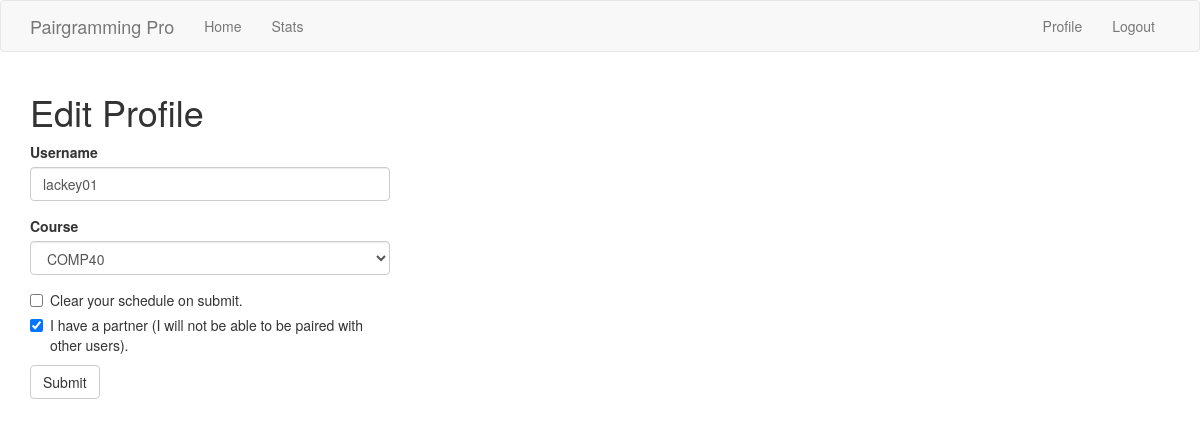
Before: /edit_profile (signed in) with the older database file.
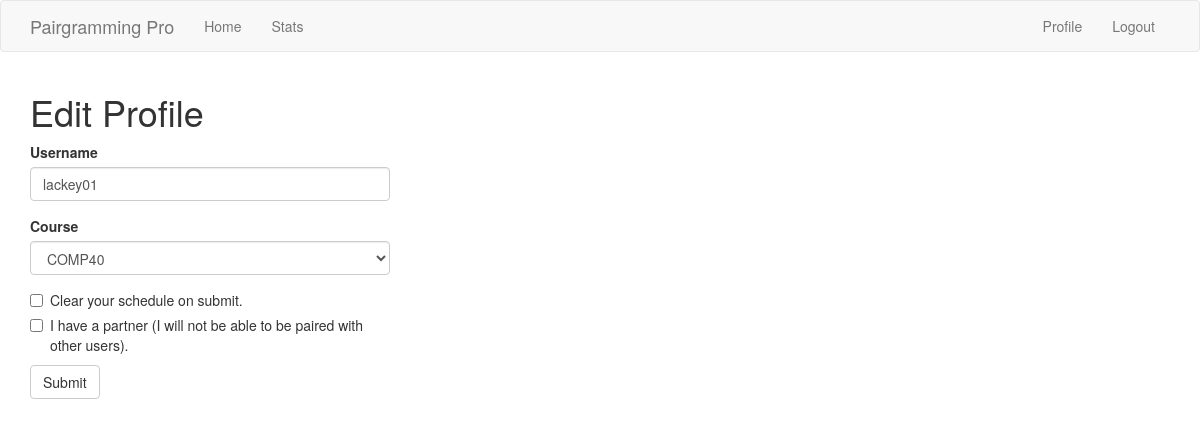
After: the same page with the newer database file.
### app/models.py (models this page shows, shortened)
class User(UserMixin, db.Model):
    id = db.Column(db.Integer, primary_key=True)
    username = db.Column(db.String(128), index=True, unique=True)
    email = db.Column(db.String(128), index=True, unique=True)
    s_id = db.Column(db.Integer, db.ForeignKey('school.id'))
    c_id = db.Column(db.Integer, db.ForeignKey('course.id'))
    password_hash = db.Column(db.String(128))
    free_times = db.relationship('FreeInterval', backref='author', lazy='dynamic')
    taken = db.Column(db.Boolean)
    partner = db.Column(db.String(128))

### app/routes.py (the view)
@app.route('/edit_profile', methods=['GET', 'POST'])
@login_required
def edit_profile():
    if current_user.attending:
        form = EditProfileForm(current_user.username, current_user.attending.name, taken=current_user.taken)
    else:
        form = EditProfileForm(current_user.username, taken=current_user.taken)
    if form.validate_on_submit():
        DM.edit(db, current_user, form)
        flash('Your changes have been saved.')
        return redirect(url_for('index'))
    elif request.method == 'GET':
        form.username.data = current_user.username
    return render_template('edit_profile.html', title='Edit Profile', form=form)

### app/forms.py (shortened to what this page needs)
class EditProfileForm(FlaskForm):
    username = StringField('Username', validators=[DataRequired()])
    course = SelectField('Course', choices=DM.choices_format(Choices.courses), validators=[DataRequired()])
    clear = BooleanField('Clear your schedule on submit.')
    taken = BooleanField('I have a partner (I will not be able to be paired with other users).')
    submit = SubmitField('Submit')
    def __init__(self, original_username, original_school, *args, **kwargs):
        super(EditProfileForm, self).__init__(*args, **kwargs)
        self.original_username = original_username
        self.original_school = original_school

### app/models.py (called while the page is built)
@login.user_loader
def load_user(id):
    return User.query.get(int(id))

### app/templates/edit_profile.html
{% extends "base.html" %}
{% import 'bootstrap/wtf.html' as wtf %}
{% block app_content %}
    <h1>Edit Profile</h1>
    <div class="row">
        <div class="col-md-4">
            {{ wtf.quick_form(form) }}
        </div>
    </div>
{% endblock %}

Changed rows visible on the page:
changed User "lackey01": taken "☑" → "☐"
